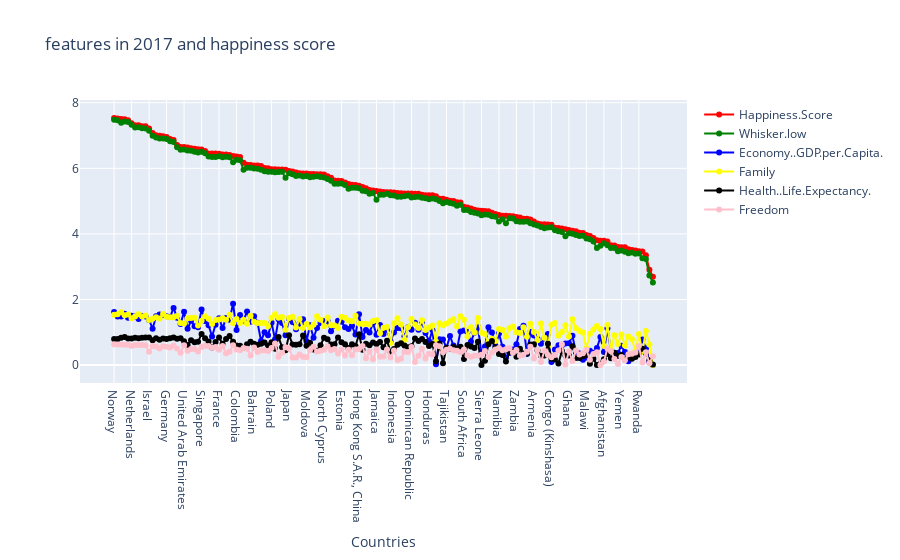

The notebook cell saved with this chart:
### Code cell
line_chart_feature(year_2017, ['Happiness.Score', 'Whisker.low','Economy..GDP.per.Capita.','Family', 'Health..Life.Expectancy.', 'Freedom'], '2017')

### Figure 1 — Plotly figure (JSON) as saved in the notebook; plotly's stock layout.template omitted (floating-point values rounded to 4 significant figures; data arrays with more than 128 entries replaced by an {"elided": "..."} marker saying what was removed)
{"data": [{"marker": {"color": "red"}, "mode": "lines+markers", "name": "Happiness.Score", "text": {"elided": "155 str values"}, "type": "scatter", "x": {"elided": "155 str values"}, "y": {"elided": "155 float values"}}, {"marker": {"color": "green"}, "mode": "lines+markers", "name": "Whisker.low", "text": {"elided": "155 str values"}, "type": "scatter", "x": {"elided": "155 str values"}, "y": {"elided": "155 float values"}}, {"marker": {"color": "blue"}, "mode": "lines+markers", "name": "Economy..GDP.per.Capita.", "text": {"elided": "155 str values"}, "type": "scatter", "x": {"elided": "155 str values"}, "y": {"elided": "155 float values"}}, {"marker": {"color": "yellow"}, "mode": "lines+markers", "name": "Family", "text": {"elided": "155 str values"}, "type": "scatter", "x": {"elided": "155 str values"}, "y": {"elided": "155 float values"}}, {"marker": {"color": "black"}, "mode": "lines+markers", "name": "Health..Life.Expectancy.", "text": {"elided": "155 str values"}, "type": "scatter", "x": {"elided": "155 str values"}, "y": {"elided": "155 float values"}}, {"marker": {"color": "pink"}, "mode": "lines+markers", "name": "Freedom", "text": {"elided": "155 str values"}, "type": "scatter", "x": {"elided": "155 str values"}, "y": {"elided": "155 float values"}}], "layout": {"hovermode": "x unified", "title": {"text": "features in 2017 and happiness score"}, "xaxis": {"ticklen": 5, "title": {"text": "Countries"}, "zeroline": false, "type": "category", "range": [-9.58, 163.6], "autorange": true}, "yaxis": {"type": "linear", "range": [-0.655, 8.192], "autorange": true}, "autosize": true}}
